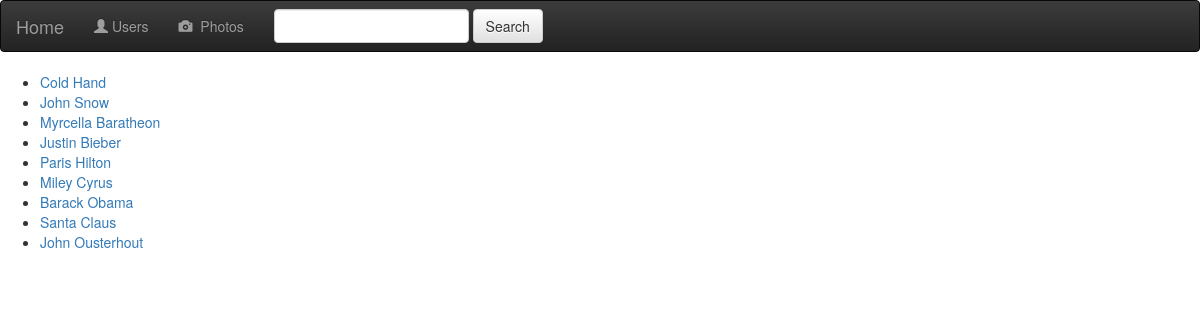
The app's page /photo_sharing/ with its own data.
### photo_sharing/models.py (models this page shows, shortened)
class User(models.Model):
    first_name = models.CharField(max_length=64)
    last_name = models.CharField(max_length=64)
    slug = models.SlugField(max_length=128)
    def __unicode__(self):
        return self.first_name + ' ' + self.last_name

### photo_sharing/views.py (the view)
def userlistview(request):
    context = {}
    context['users'] = User.objects.all()
    return render(request, 'userlistview.html', context)

### photo_sharing/templates/userlistview.html (shortened to what this page needs)
{% extends 'base.html' %}
{% block body %}
    <ul>
    {% for user in users %}
        <li><a href="{% url 'userdetail' user.slug %}">{{user}}</a></li>
    {% endfor %}
    </ul>
{% endblock %}

### photo_sharing/templates/base.html (shortened to what this page needs)
<!DOCTYPE html>
<html lang="en">
<head>
    <link rel="stylesheet" href="https://maxcdn.bootstrapcdn.com/bootstrap/3.3.6/css/bootstrap.min.css">
    <link rel="stylesheet" href="https://maxcdn.bootstrapcdn.com/bootstrap/3.3.6/css/bootstrap-theme.min.css">
    {% load staticfiles %}
</head>
<body>
    <nav class="navbar navbar-inverse">
        <div class="container-fluid">
            <div class="navbar-header">
                <a class="navbar-brand" href="{% url 'userindex' %}">Home</a>
            </div>
            <div class="collapse navbar-collapse" id="topNavBar">
                <ul class="nav navbar-nav">
                    <li class="">
                        <a href="{% url 'userindex' %}">
                            <span class="glyphicon glyphicon-user" aria-hidden="true"></span>&nbsp;Users
                        </a>
                    </li>
                    <li>
                        <a href="{% url 'photoindex' %}">
                            <span class="glyphicon glyphicon glyphicon-camera" aria-hidden="true"></span>&nbsp; Photos
                        </a>
                    </li>
                </ul>
                <form class="navbar-form navbar-left" role="search" method="get" action="#">
                    <div class="form-group">
                        <input type="text" name="q" class="form-control" value="">
                    </div>
                    <button type="submit" class="btn btn-default">Search</button>
                </form>
            </div>
        </div>
    </nav>
{% block body %}
{% endblock %}
</body>
</html>

### records on screen
User: first_name+last_name "Cold Hand"
User: first_name+last_name "John Snow"
User: first_name+last_name "Myrcella Baratheon"
User: first_name+last_name "Justin Bieber"
User: first_name+last_name "Paris Hilton"
User: first_name+last_name "Miley Cyrus"
User: first_name+last_name "Barack Obama"
User: first_name+last_name "Santa Claus"
User: first_name+last_name "John Ousterhout"
